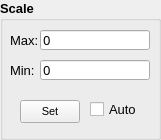
      <widget class="QGroupBox" name="group_robotdataplotscale">
       <property name="geometry">
        <rect>
         <x>20</x>
         <y>490</y>
         <width>161</width>
         <height>140</height>
        </rect>
       </property>
       <property name="font">
        <font>
         <pointsize>10</pointsize>
         <weight>75</weight>
         <bold>true</bold>
        </font>
       </property>
       <property name="title">
        <string>Scale</string>
       </property>
       <widget class="QLineEdit" name="lineedit_plotscalemin">
        <property name="geometry">
         <rect>
          <x>40</x>
          <y>60</y>
          <width>110</width>
          <height>20</height>
         </rect>
        </property>
        <property name="font">
         <font>
          <family>OCR A Extended</family>
          <pointsize>10</pointsize>
          <weight>50</weight>
          <bold>false</bold>
         </font>
        </property>
        <property name="text">
         <string>0</string>
        </property>
        <property name="readOnly">
         <bool>false</bool>
        </property>
       </widget>
       <widget class="QLineEdit" name="lineedit_plotscalemax">
        <property name="geometry">
         <rect>
          <x>40</x>
          <y>30</y>
          <width>110</width>
          <height>20</height>
         </rect>
        </property>
        <property name="font">
         <font>
          <family>OCR A Extended</family>
          <pointsize>10</pointsize>
          <weight>50</weight>
          <bold>false</bold>
         </font>
        </property>
        <property name="text">
         <string>0</string>
        </property>
        <property name="readOnly">
         <bool>false</bool>
        </property>
       </widget>
       <widget class="QLabel" name="NULL_label_56">
        <property name="geometry">
         <rect>
          <x>10</x>
          <y>60</y>
          <width>30</width>
          <height>20</height>
         </rect>
        </property>
        <property name="font">
         <font>
          <pointsize>10</pointsize>
          <weight>50</weight>
          <bold>false</bold>
         </font>
        </property>
        <property name="text">
         <string>Min:</string>
        </property>
       </widget>
       <widget class="QLabel" name="NULL_label_59">
        <property name="geometry">
         <rect>
          <x>10</x>
          <y>30</y>
          <width>30</width>
          <height>20</height>
         </rect>
        </property>
        <property name="font">
         <font>
          <pointsize>10</pointsize>
          <weight>50</weight>
          <bold>false</bold>
         </font>
        </property>
        <property name="text">
         <string>Max:</string>
        </property>
       </widget>
       <widget class="QPushButton" name="pushbutton_speedset_2">
        <property name="geometry">
         <rect>
          <x>20</x>
          <y>160</y>
          <width>70</width>
          <height>23</height>
         </rect>
        </property>
        <property name="font">
         <font>
          <pointsize>8</pointsize>
          <weight>50</weight>
          <bold>false</bold>
         </font>
        </property>
        <property name="text">
         <string>Set</string>
        </property>
       </widget>
       <widget class="QPushButton" name="pushbutton_speedreset_2">
        <property name="geometry">
         <rect>
          <x>100</x>
          <y>160</y>
          <width>70</width>
          <height>23</height>
         </rect>
        </property>
        <property name="font">
         <font>
          <pointsize>8</pointsize>
          <weight>50</weight>
          <bold>false</bold>
         </font>
        </property>
        <property name="text">
         <string>Reset</string>
        </property>
       </widget>
       <widget class="QPushButton" name="pushbutton_plotscaleset">
        <property name="geometry">
         <rect>
          <x>20</x>
          <y>100</y>
          <width>60</width>
          <height>23</height>
         </rect>
        </property>
        <property name="font">
         <font>
          <pointsize>8</pointsize>
          <weight>50</weight>
          <bold>false</bold>
         </font>
        </property>
        <property name="text">
         <string>Set</string>
        </property>
       </widget>
       <widget class="QCheckBox" name="checkbox_autoscalemode">
        <property name="geometry">
         <rect>
          <x>90</x>
          <y>100</y>
          <width>50</width>
          <height>19</height>
         </rect>
        </property>
        <property name="font">
         <font>
          <pointsize>10</pointsize>
          <weight>50</weight>
          <bold>false</bold>
         </font>
        </property>
        <property name="text">
         <string>Auto</string>
        </property>
        <property name="shortcut">
         <string>F2</string>
        </property>
        <property name="checked">
         <bool>false</bool>
        </property>
       </widget>
      </widget>
